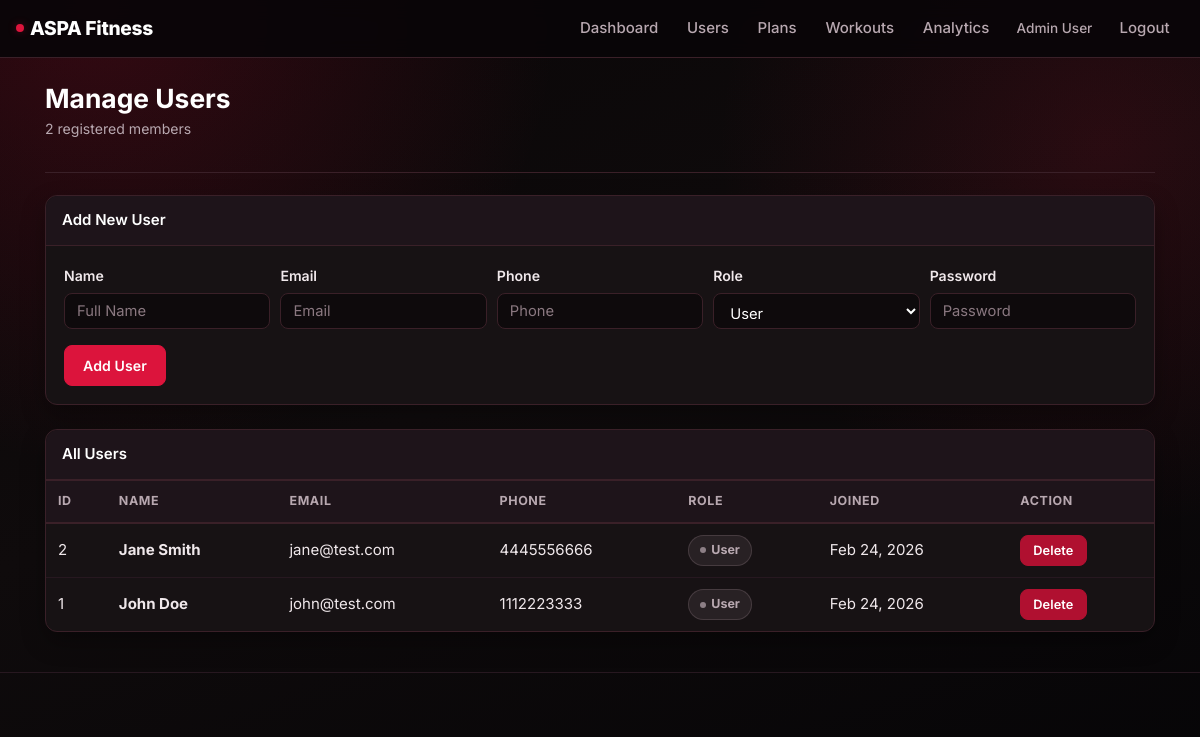
The page /admin/manage_users.php (signed in) on the database its author committed.
### tables this page shows
CREATE TABLE IF NOT EXISTS users (
    id INT AUTO_INCREMENT PRIMARY KEY,
    name VARCHAR(100) NOT NULL,
    email VARCHAR(100) NOT NULL UNIQUE,
    phone VARCHAR(20),
    password VARCHAR(255) NOT NULL,
    created_at TIMESTAMP DEFAULT CURRENT_TIMESTAMP
);

### admin/manage_users.php (the view, shortened to what this page needs)
<?php
require_once __DIR__ . '/../config/app.php';
$users = [];
$res = $conn->query('SELECT id,name,email,phone,created_at FROM users ORDER BY id DESC');
if ($res) {
    while ($row = $res->fetch_assoc()) {
        $row['role'] = 'user';
        $users[] = $row;
    }
}
?>
<?php include __DIR__ . '/../includes/header.php'; ?>
<section class="page-section">
    <div class="page-header">
        <div>
            <h2>Manage Users</h2>
            <p class="page-header-sub"><?= count($users) ?> registered member<?= count($users) !== 1 ? 's' : '' ?></p>
        </div>
    </div>
    <div class="card mb-4">
        <div class="card-header">Add New User</div>
        <div class="card-body">
            <form method="post">
                <div class="form-row">
                    <div class="form-group col-md">
                        <label class="form-label">Name</label>
                        <input class="form-control" name="name" placeholder="Full Name" required>
                    </div>
                    <div class="form-group col-md">
                        <label class="form-label">Email</label>
                        <input type="email" class="form-control" name="email" placeholder="Email" required>
                    </div>
                    <div class="form-group col-md">
                        <label class="form-label">Phone</label>
                        <input class="form-control" name="phone" placeholder="Phone">
                    </div>
                    <div class="form-group col-md">
                        <label class="form-label">Role</label>
                        <select name="role" class="form-control">
                            <option value="user">User</option>
                        </select>
                    </div>
                    <div class="form-group col-md">
                        <label class="form-label">Password</label>
                        <input type="password" class="form-control" name="password" placeholder="Password" required>
                    </div>
                </div>
                <button class="btn btn-primary">Add User</button>
            </form>
        </div>
    </div>
    <div class="card">
        <div class="card-header">All Users</div>
        <div class="card-body p-0">
            <div class="table-responsive">
                <table class="table mb-0">
                    <thead>
                        <tr>
                            <th>ID</th>
                            <th>Name</th>
                            <th>Email</th>
                            <th>Phone</th>
                            <th>Role</th>
                            <th>Joined</th>
                            <th>Action</th>
                        </tr>
                    </thead>
                    <tbody>
                    <?php foreach ($users as $u): ?>
                        <tr>
                            <td><?= $u['id'] ?></td>
                            <td><strong><?= htmlspecialchars($u['name']) ?></strong></td>
                            <td><?= htmlspecialchars($u['email']) ?></td>
                            <td><?= htmlspecialchars($u['phone']) ?></td>
                            <td>
                                <span class="status-pill <?= $u['role'] === 'admin' ? 'active' : 'inactive' ?>">
                                    <?= $u['role'] ?>
                                </span>
                            </td>
                            <td><?= date('M d, Y', strtotime($u['created_at'])) ?></td>
                            <td>
                                <a class="btn btn-sm btn-danger"
                                   href="?delete=<?= $u['id'] ?>"
                                   onclick="return confirm('Delete this user?');">Delete</a>
                            </td>
                        </tr>
                    <?php endforeach; ?>
                    </tbody>
                </table>
            </div>
        </div>
    </div>
</section>
<?php include __DIR__ . '/../includes/footer.php'; ?>

### assets/css/style.css (style rules this page uses)
:root { --bg: #0f0b0c; --surface: #171214; --surface-2: #1e141a; --surface-3: #251820; --text: #f0e8eb; --muted: #b8a8b0; --muted-2: #8a7880; --accent: #dc143c; --accent-2: #a80f2e; --accent-3: #ff3a60; --accent-soft: rgba(220, 20, 60, 0.16); --accent-glow: rgba(220, 20, 60, 0.32); --line: #3a2028; --line-soft: #271820; --success: #1f9e58; --success-soft: rgba(31, 158, 88, 0.15); --warning: #ef9f2f; --warning-soft: rgba(239, 159, 47, 0.15); --danger-soft: rgba(220, 20, 60, 0.15); --info-soft: rgba(100, 160, 240, 0.13); --radius-sm: 8px; --radius: 12px; --radius-lg: 18px; --radius-xl: 24px; --shadow-sm: 0 4px 12px rgba(0, 0, 0, 0.28); --shadow: 0 10px 24px rgba(0, 0, 0, 0.32); --shadow-lg: 0 18px 40px rgba(0, 0, 0, 0.44); --transition: 0.25s ease; }
*, *::before, *::after { box-sizing: border-box; }
html { scroll-behavior: smooth; }
body { font-family: 'Inter', "Segoe UI", "Trebuchet MS", sans-serif; font-size: 15px; line-height: 1.65; background: radial-gradient(circle at 8% 0%, rgba(220, 20, 60, 0.20) 0%, transparent 34%), radial-gradient(circle at 92% 18%, rgba(163, 15, 43, 0.18) 0%, transparent 30%), linear-gradient(160deg, #090607 0%, var(--bg) 46%, #060507 100%); background-attachment: fixed; color: var(--text); min-height: 100vh; }
a { color: var(--accent-3); text-decoration: none; transition: color var(--transition); }
h1, h2, h3, h4, h5, h6 { color: #fff; font-weight: 700; line-height: 1.25; }
strong { color: var(--text); }
.page-header { display: flex; align-items: center; justify-content: space-between; flex-wrap: wrap; gap: 12px; margin-bottom: 22px; padding-bottom: 16px; border-bottom: 1px solid var(--line); }
.page-header h2, .page-header h1 { margin: 0; font-size: 1.65rem; }
.page-header .page-header-sub { color: var(--muted); font-size: 0.88rem; margin-top: 2px; }
.page-section { opacity: 1; }
.card { background: var(--surface); border: 1px solid var(--line); border-radius: var(--radius); color: var(--text); box-shadow: var(--shadow); }
.card-header { background: var(--surface-2); border-bottom: 1px solid var(--line); font-weight: 600; color: #fff; padding: 12px 16px; border-radius: var(--radius) var(--radius) 0 0 !important; }
.card-body { padding: 18px; }
.table { color: var(--text); }
.table thead th { background: var(--surface-2); border-color: var(--line); color: var(--muted); font-size: 0.78rem; font-weight: 700; text-transform: uppercase; letter-spacing: 0.6px; padding: 10px 12px; }
.table td, .table th { border-color: var(--line-soft); padding: 11px 12px; vertical-align: middle; }
.status-pill { display: inline-flex; align-items: center; gap: 5px; font-size: 0.78rem; font-weight: 700; padding: 4px 11px; border-radius: 999px; text-transform: capitalize; }
.status-pill::before { content: ''; width: 6px; height: 6px; border-radius: 50%; background: currentColor; opacity: 0.7; }
.status-pill.inactive { background: rgba(138, 120, 128, 0.15); color: var(--muted); border: 1px solid rgba(138, 120, 128, 0.3); }
.form-control, .custom-select { background: #0e0a0c; color: #fff; border: 1px solid var(--line); border-radius: var(--radius-sm); padding: 9px 12px; font-size: 0.92rem; transition: border-color var(--transition), box-shadow var(--transition); }
.form-control::placeholder { color: var(--muted-2); }
.form-label, .form-group label { display: inline-block; margin-bottom: 6px; font-weight: 600; font-size: 0.88rem; color: var(--text); }
.btn { border-radius: var(--radius-sm); font-weight: 600; font-size: 0.88rem; padding: 9px 18px; transition: background var(--transition), border-color var(--transition), box-shadow var(--transition), transform 0.15s ease; letter-spacing: 0.1px; }
.btn-primary { background: var(--accent); border-color: var(--accent); color: #fff; }
.btn-danger { background: #b01030; border-color: #b01030; color: #fff; }
.btn-sm { padding: 5px 12px; font-size: 0.8rem; }
.form-label { display: inline-block; margin-bottom: 0.5rem; font-weight: 600; font-size: 0.88rem; }

### rows shown on the page
users: id "2", name "Jane Smith", email "jane@test.com", phone "4445556666", role "User", created_at "Feb 24, 2026"
users: id "1", name "John Doe", email "john@test.com", phone "1112223333", role "User", created_at "Feb 24, 2026"

### other values the page prints
$_SESSION['name'] "Admin User"
count($users) "2"
